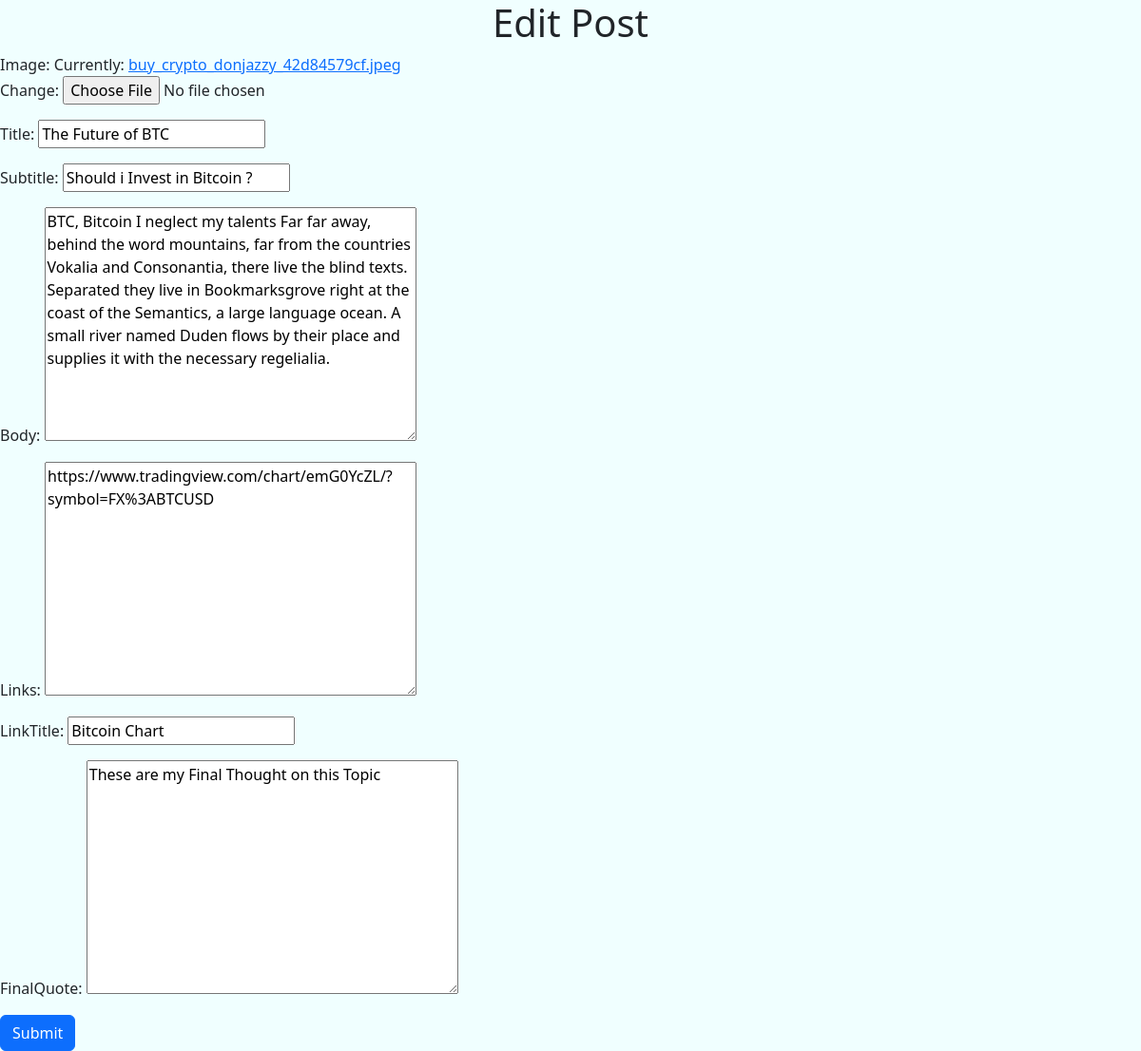
/editpost/4/, run on the app's committed database.
### blog/models.py (models this page shows, shortened)
class Post(models.Model):
    title = models.CharField(max_length=1000)
    subtitle= models.CharField(null=True,max_length=1000)
    image = models.ImageField(null=True, default='bg1.png')
    body = models.TextField(null=True)
    Links = models.TextField(null=True)
    LinkTitle = models.CharField(null=True,max_length=1000)
    FinalQuote = models.TextField(null=True)
    category = models.ForeignKey(Category, on_delete=models.CASCADE, null=True)
    author = models.ForeignKey(User, on_delete = models.CASCADE, null=True)
    updated = models.DateTimeField(auto_now=True)
    created = models.DateTimeField(auto_now_add=True)

### blog/views.py (the view)
# urls.py: path('editpost/<str:pk>/', views.editpost, name='editpost'),
def editpost(request,pk):
    post=Post.objects.get(id=pk)
    form = EditPost(instance=post)
    if request.method == "POST":
        form = EditPost(request.POST,request.FILES,instance=post)
        if form.is_valid():
            form.save()
            return redirect('adminpage')
    context={'form':form}
    return render(request,'editpost.html',context)

### blog/forms.py
class EditPost(ModelForm):
  class Meta:
    model = Post
    fields = ['image','title','subtitle','body','Links','LinkTitle','FinalQuote']

### templates/editpost.html (shortened to what this page needs)
<!DOCTYPE html>
<html lang="en">
    <head>
        <link href="css/style.css" rel="stylesheet">
        <link href="https://cdn.jsdelivr.net/npm/bootstrap@5.2.2/dist/css/bootstrap.min.css" rel="stylesheet">
    </head>
    <body style="box-sizing:border-box; background-color: azure;">
        <div class="mx-auto d-block text-center">
            <h1> Edit Post</h1>
        </div>
        <form action="" method="POST" enctype = "multipart/form-data" class="d-block mx-auto"
        style="width:100%; display: flex; align-items: center; justify-content: center;" >
            {{form.as_p}}
            <button type="submit" class="btn btn-primary">Submit</button>
        </form>
    </body>
</html>

### data on the page
Post: title "The Future of BTC", subtitle "Should i Invest in Bitcoin ?", body "BTC, Bitcoin I neglect my talents Far far away, behind the word mountains, far from the countries Vokalia and Consonantia, there live the blind texts. Separated they live in Bookmarksgrove right at the coast of the Semantics, a large language ocean. A small river named Duden flows by their place and supplies it with the necessary regelialia.", Links "https://www.tradingview.com/chart/emG0YcZL/?symbol=FX%3ABTCUSD", LinkTitle "Bitcoin Chart", FinalQuote "These are my Final Thought on this Topic"
